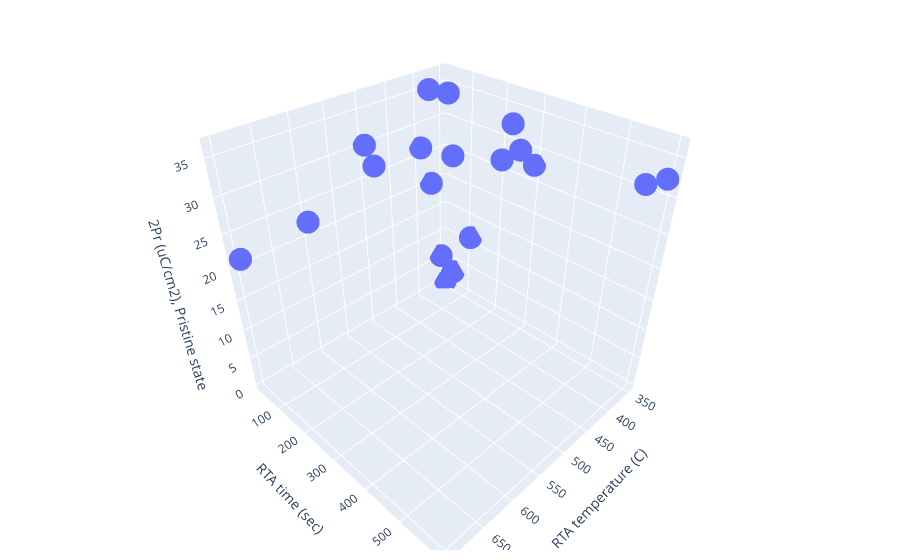

The cell this chart's notebook holds for it:
### Code cell
# plot?...
fig = px.scatter_3d(fe_data, x='RTA temperature (C)', y='RTA time (sec)', 
                        z='2Pr (uC/cm2), Pristine state')
fig.update_layout(scene=dict(
                            # xaxis=dict(nticks=4, range=[200, 800])
                            # yaxis=dict(range=[0, 500])
                            ),
                   margin=dict(r=20, l=10, b=10, t=10)
                   )
fig.show()

### Figure 1 — Plotly figure (JSON) as saved in the notebook; plotly's stock layout.template omitted (floating-point values rounded to 4 significant figures)
{"data": [{"hovertemplate": "RTA temperature (C)=%{x}<br>RTA time (sec)=%{y}<br>2Pr (uC/cm2), Pristine state=%{z}<extra></extra>", "legendgroup": "", "marker": {"color": "#636efa", "symbol": "circle"}, "mode": "markers", "name": "", "scene": "scene", "showlegend": false, "type": "scatter3d", "x": [350, 350, 350, 350, 350, 360, 380, 400, 400, 400, 400, 400, 500, 600, 700, 389.2, 544.4, 440.9, 402.2], "y": [30, 60, 120, 300, 600, 30, 30, 30, 60, 120, 300, 600, 30, 30, 30, 309.6, 150, 199.9, 279.7], "z": [0.311, 3.051, 11.49, 27.85, 32.44, 5.915, 20.17, 26.67, 35.82, 36.27, 35.19, 33.62, 30.26, 22.56, 21.47, 31.51, 31.27, 30.21, 29.98]}], "layout": {"legend": {"tracegroupgap": 0}, "margin": {"b": 10, "l": 10, "r": 20, "t": 10}, "scene": {"domain": {"x": [0, 1], "y": [0, 1]}, "xaxis": {"title": {"text": "RTA temperature (C)"}}, "yaxis": {"title": {"text": "RTA time (sec)"}}, "zaxis": {"title": {"text": "2Pr (uC/cm2), Pristine state"}}}}}
